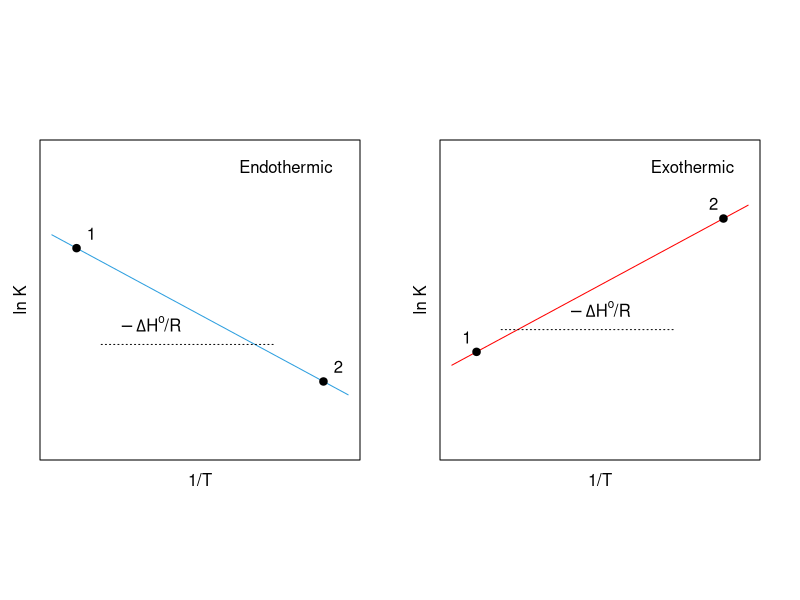

The R script that drew this image:
## ---- chunk 1
x <- seq(0.2,0.8,0.01)
i <- 0.2
f <- 1
p1 <- 0.5
old.par <- par(mfrow=c(1, 2))
par(pty="s")
par(mar=c(0,2,0,2))
plot(x, 90-90*x,
     xlim=c(0.2, 0.8),
     ylim=c(0, 100),
     type="l",
     xaxt='n',
     yaxt='n',
     mgp=c(0.5,0.5,0),
     ylab = "ln K", xlab = "1/T", col = "#2E9FDF")
arrows(0.3 , 35, 0.65, 35 , length=0, angle=90, code=3, lty="dotted")
points(0.25,90-90*0.25, col="black", pch=19)
points(0.75,90-90*0.75, col="black", pch=19)
text(0.28,90-90*0.25+5, "1", col="black")
text(0.78,90-90*0.75+5, "2", col="black")
text(0.4,42, expression(paste(-Delta, H^o,"/R")), col = "black")
legend("topright", inset=.02, "Endothermic",, bg = "white", adj=0.15, box.col = "white")

par(mar=c(0,2,0,2))
plot(x, 10+90*x,
     xlim=c(0.2, 0.8),
     ylim=c(0, 100),
     type="l",
     xaxt='n',
     yaxt='n',
     mgp=c(0.5,0.5,0),
     ylab = "ln K", xlab = "1/T", col = "red")
arrows(0.3 , 40, 0.65, 40 , length=0, angle=90, code=3, lty="dotted")
points(0.25,10+90*0.25, col="black", pch=19)
points(0.75,10+90*0.75, col="black", pch=19)
text(0.23,10+90*0.25+5, "1", col="black")
text(0.73,10+90*0.75+5, "2", col="black")
text(0.5,47, expression(paste(-Delta, H^o,"/R")), col = "black")
legend("topright", inset=.02, "Exothermic",, bg = "white", adj=0.15, box.col = "white")
par(old.par)
